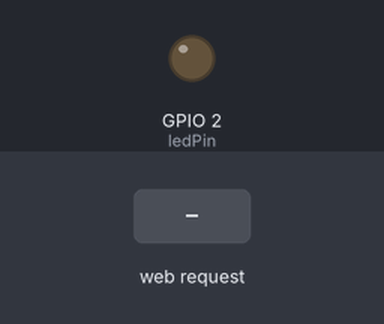
Simulated run of this sketch. Board: ESP32. On the bench: output pins drawn as LEDs (lit = HIGH). The test bench sets the inputs (shaded band). WiFi joins after 1.5 s; servers stay silent unless stated; what the sketch prints to the serial monitor is not drawn.

Above: at 3.2 s.
3.3 s: HTTP request GET /off received
At 3.9 s:
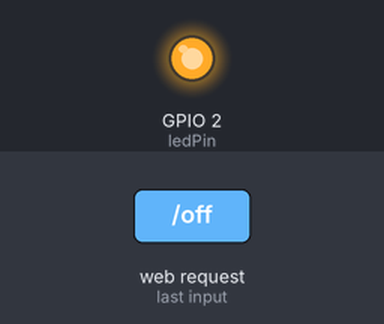
4.8 s: HTTP request GET /on received
At 5.1 s:
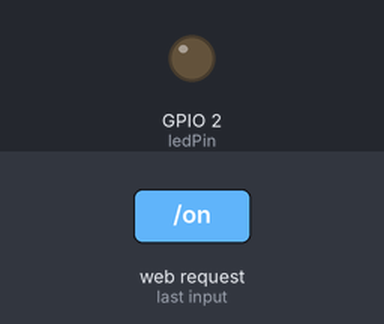
Timing chart, 0 to 7.8 s (numbered marks = the images above; inputs shaded):
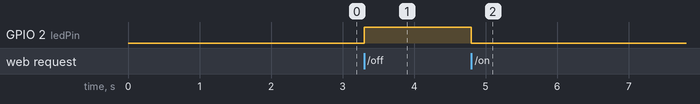

Measured:
- after the input at 3.3 s, GPIO 2 (ledPin): LOW → HIGH at once
- after the input at 4.8 s, GPIO 2 (ledPin): HIGH → LOW at once

The sketch:

EspWebServer.ino
```cpp
#include <WiFi.h>
#include <WebServer.h>

const char* ssid = "IoT_LV323";
const char* password = "@dm1nLV323";

WebServer server(80);

const int ledPin = 2;
bool ledState = LOW;

void setup() {
  pinMode(ledPin, OUTPUT);

  // Conexión WiFi
  WiFi.begin(ssid, password);
  while (WiFi.status() != WL_CONNECTED) {
    delay(1000);
    Serial.println("Conectando al WiFi...");
  }
  Serial.println("Conectado al WiFi");

  // Definición de rutas del servidor web
  server.on("/", handleRoot);
  server.on("/on", handleOn);
  server.on("/off", handleOff);

  server.begin();
  Serial.println("Servidor HTTP iniciado");
}

void loop() {
  server.handleClient();
}

void handleRoot() {
  server.send(200, "text/html", "<h1>Control de LED</h1><p><a href=\"/on\"><button>Encender</button></a>&nbsp;<a href=\"/off\"><button>Apagar</button></a></p>");
}

void handleOff() {
  digitalWrite(ledPin, HIGH);
  ledState = HIGH;
  server.send(200, "text/html", "<h1>LED Encendido</h1><p><a href=\"/\">Regresar</a></p>");
}

void handleOn() {
  digitalWrite(ledPin, LOW);
  ledState = LOW;
  server.send(200, "text/html", "<h1>LED Apagado</h1><p><a href=\"/\">Regresar</a></p>");
}
```
